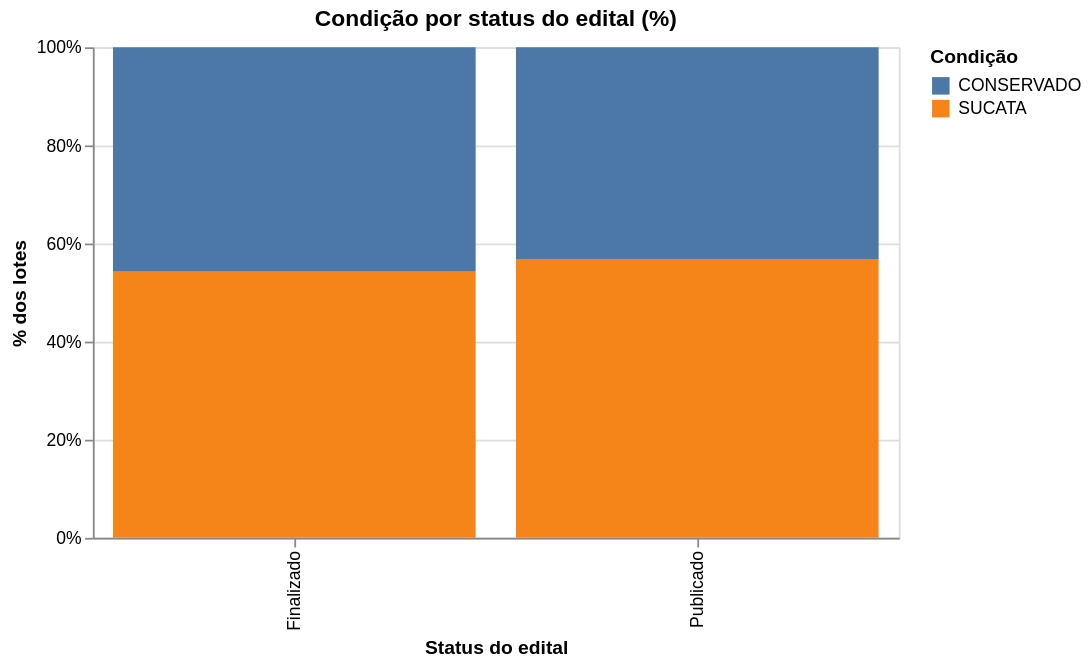

Notebook code for this chart:
### Code cell
ct_long = (
    pd.crosstab(df["status_edital"], df["condicao"])
    .reset_index()
    .melt(id_vars="status_edital", var_name="condicao", value_name="lotes")
)
ct_long["pct"] = ct_long.groupby("status_edital")["lotes"].transform(
    lambda s: 100 * s / s.sum()
)

chart_cruz = (
    alt.Chart(ct_long)
    .mark_bar()
    .encode(
        x=alt.X("status_edital:N", title="Status do edital"),
        y=alt.Y("pct:Q", stack="normalize", title="% dos lotes"),
        color=alt.Color("condicao:N", title="Condição"),
        tooltip=["status_edital", "condicao", alt.Tooltip("pct:Q", format=".1f"), "lotes"],
    )
    .properties(width=CHART_W + 40, height=CHART_H, title="Condição por status do edital (%)")
)

chart_cruz

### Figure 1 — Vega-Lite specification as saved in the notebook (floating-point values rounded to 4 significant figures)
{"config": {"view": {"continuousWidth": 300, "continuousHeight": 300}}, "data": {"name": "data-8b78a5a0cf2b89e34a89c427e4d77663"}, "mark": {"type": "bar"}, "encoding": {"color": {"field": "condicao", "title": "Condição", "type": "nominal"}, "tooltip": [{"field": "status_edital", "type": "nominal"}, {"field": "condicao", "type": "nominal"}, {"field": "pct", "format": ".1f", "type": "quantitative"}, {"field": "lotes", "type": "quantitative"}], "x": {"field": "status_edital", "title": "Status do edital", "type": "nominal"}, "y": {"field": "pct", "stack": "normalize", "title": "% dos lotes", "type": "quantitative"}}, "height": 280, "title": "Condição por status do edital (%)", "width": 460, "$schema": "https://vega.github.io/schema/vega-lite/v6.4.1.json", "datasets": {"data-8b78a5a0cf2b89e34a89c427e4d77663": [{"status_edital": "Finalizado", "condicao": "CONSERVADO", "lotes": 301, "pct": 45.74}, {"status_edital": "Publicado", "condicao": "CONSERVADO", "lotes": 355, "pct": 43.13}, {"status_edital": "Finalizado", "condicao": "SUCATA", "lotes": 357, "pct": 54.26}, {"status_edital": "Publicado", "condicao": "SUCATA", "lotes": 468, "pct": 56.87}]}}
